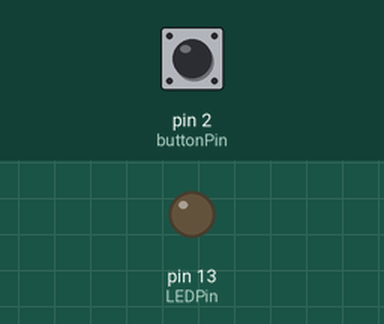
Recording of a sketch running on a simulated Arduino Uno, built with avr-gcc and run on an emulated ATmega328P. Parts: output pins drawn as LEDs (lit = HIGH). The test bench sets the inputs (shaded band); at power-on: pin 2 (buttonPin) HIGH.

Above: at 1.2 s.
1.3 s: pin 2 (buttonPin) pulled LOW for 0.15 s
At 2.4 s:
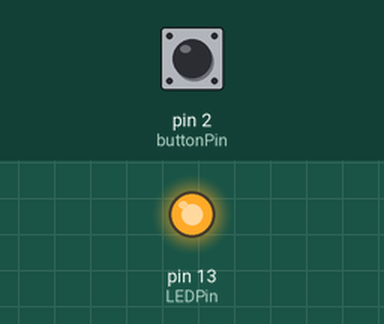
2.9 s: pin 2 (buttonPin) pulled LOW for 1 s
At 3.5 s:
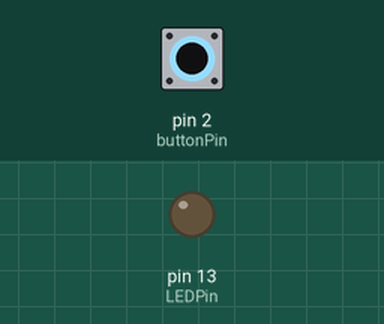
5.4 s: pin 2 (buttonPin) pulled LOW for 3.2 s
At 6.7 s:
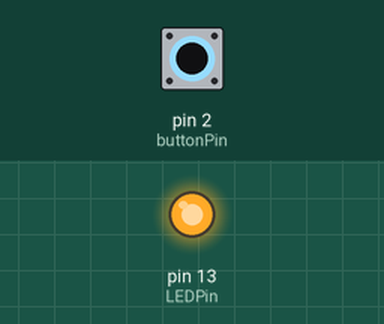
Timing chart, 0 to 8.4 s (numbered marks = the images above; inputs shaded):
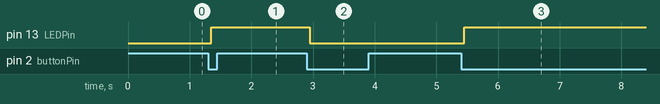

The sketch:

sketch_aug28a.ino
```cpp
const int buttonPin=2;
const int LEDPin=13;
int buttonState;
int lastButtonState = HIGH;
int ledState = LOW;

unsigned long lastDebounceTime = 0;
unsigned long debounceDelay = 50;    // 50ms debounce window

void setup() {
  pinMode(buttonPin,INPUT_PULLUP);
  pinMode(LEDPin,OUTPUT);
}

void loop(){
 int reading = digitalRead(buttonPin);

  // If button reading changed, reset the debounce timer
  if (reading != lastButtonState) {
    lastDebounceTime = millis();
  }

  // Only accept the reading if it’s stable for > debounceDelay
  if ((millis() - lastDebounceTime) > debounceDelay) {
    // If state actually changed
    if (reading != buttonState) {
      buttonState = reading;

      // Toggle LED only when button is pressed (LOW, since INPUT_PULLUP)
      if (buttonState == LOW) {
        ledState = !ledState;
      }
    }
  }

  digitalWrite(LEDPin, ledState);
  lastButtonState = reading;
}
```

Measured:
- after the input at 1.3 s, pin 13 (LEDPin): LOW → HIGH after 0.05 s
- after the input at 2.9 s, pin 13 (LEDPin): HIGH → LOW after 0.05 s
- after the input at 5.4 s, pin 13 (LEDPin): LOW → HIGH after 0.05 s
